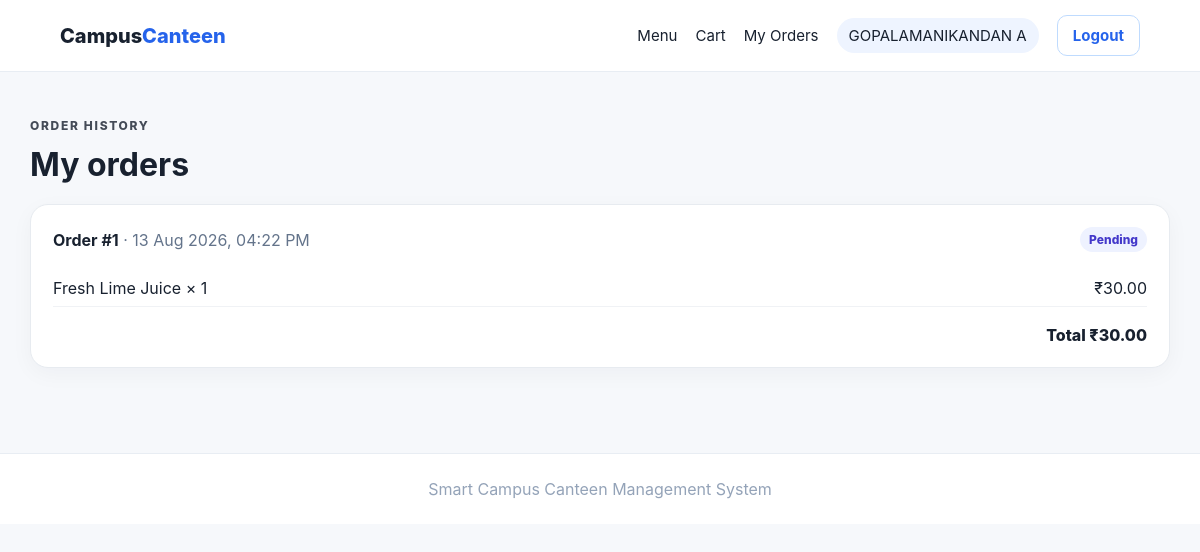
Page /orders (signed in) on the earlier database version.
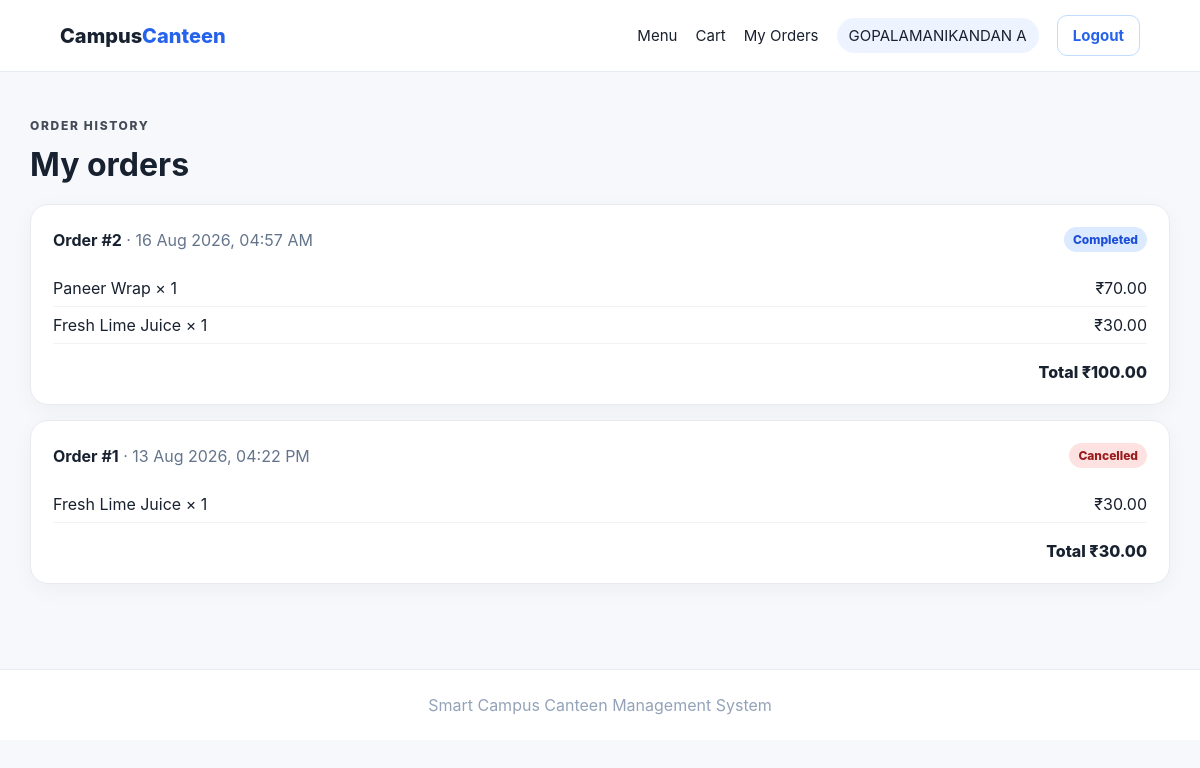
Same page on the later database version.
### models.py (models this page shows)
class Order(db.Model):
    id = db.Column(db.Integer, primary_key=True)
    user_id = db.Column(db.Integer, db.ForeignKey("user.id"), nullable=False)
    total = db.Column(db.Float, nullable=False, default=0)
    status = db.Column(db.String(30), nullable=False, default="Pending")
    created_at = db.Column(db.DateTime, default=datetime.utcnow, nullable=False)
    user = db.relationship("User", back_populates="orders")
    items = db.relationship("OrderItem", back_populates="order", cascade="all, delete-orphan")

class OrderItem(db.Model):
    id = db.Column(db.Integer, primary_key=True)
    order_id = db.Column(db.Integer, db.ForeignKey("order.id"), nullable=False)
    menu_item_id = db.Column(db.Integer, db.ForeignKey("menu_item.id"), nullable=True)
    item_name = db.Column(db.String(120), nullable=False)
    unit_price = db.Column(db.Float, nullable=False)
    quantity = db.Column(db.Integer, nullable=False)
    subtotal = db.Column(db.Float, nullable=False)
    order = db.relationship("Order", back_populates="items")

### app.py (the view)
@app.route("/orders")
@login_required
def order_history():
    orders = Order.query.filter_by(user_id=current_user().id).order_by(Order.created_at.desc()).all()
    return render_template("orders.html", orders=orders)

### app.py (called while the page is built)
def current_user():
    user_id = session.get("user_id")
    return db.session.get(User, user_id) if user_id else None

@app.context_processor
def inject_user():
    return {"current_user": current_user()}

def login_required(view):
    @wraps(view)
    def wrapped(*args, **kwargs):
        if not current_user():
            flash("Please log in to continue.", "warning")
            return redirect(url_for("login"))
        return view(*args, **kwargs)
    return wrapped

### templates/orders.html
{% extends "base.html" %}{% block title %}My Orders | Campus Canteen{% endblock %}
{% block content %}
<div class="page-head"><div><p class="eyebrow">ORDER HISTORY</p><h1>My orders</h1></div></div>
{% for order in orders %}
<article class="order-card">
  <div class="order-head"><div><b>Order #{{ order.id }}</b><span class="muted"> · {{ order.created_at.strftime('%d %b %Y, %I:%M %p') }}</span></div><span class="status {{ order.status|lower }}">{{ order.status }}</span></div>
  <div class="order-items">{% for item in order.items %}<div><span>{{ item.item_name }} × {{ item.quantity }}</span><span>₹{{ '%.2f'|format(item.subtotal) }}</span></div>{% endfor %}</div>
  <div class="order-total">Total ₹{{ '%.2f'|format(order.total) }}</div>
</article>
{% else %}<div class="empty"><h2>No orders yet</h2><a class="btn" href="{{ url_for('menu') }}">Start ordering</a></div>{% endfor %}
{% endblock %}

Differences in the rows shown:
added Order: id "2", created_at "16 Aug 2026, 04:57 AM", status "Completed", total "100.00"
added OrderItem: item_name "Paneer Wrap", quantity "1", subtotal "70.00", shown under "2"
added OrderItem: item_name "Fresh Lime Juice", quantity "1", subtotal "30.00", shown under "2"
changed Order id 1: status "Pending" → "Cancelled"
